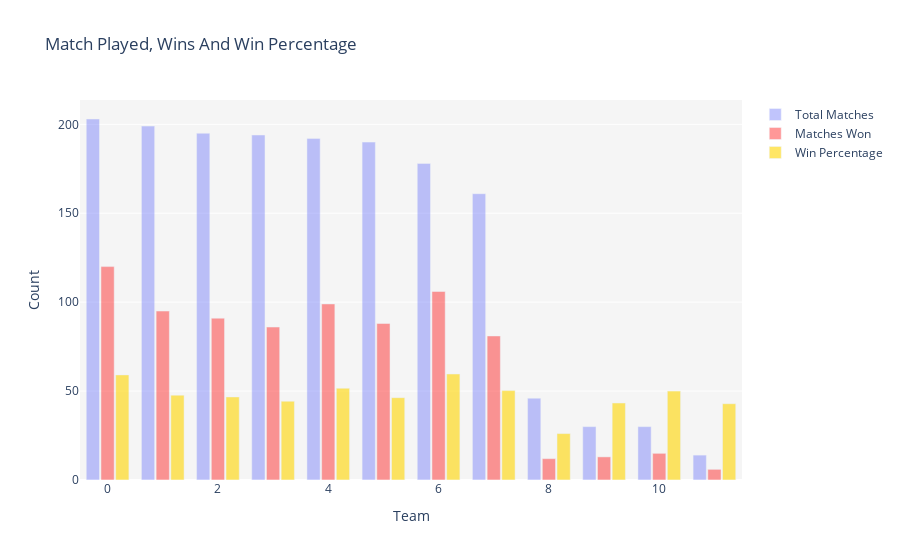

Here is the notebook cell this chart was saved with:
### Markdown cell above
## Representing No. of matches played, No. of wins, and Win % in graphical form

### Code cell
trace1 = go.Bar(x=matches_played.index,y=matches_played['Total Matches'],
                name='Total Matches',opacity=0.4)

trace2 = go.Bar(x=matches_played.index,y=matches_played['Wins'],
                name='Matches Won',marker=dict(color='red'),opacity=0.4)

trace3 = go.Bar(x=matches_played.index,
               y=(round(matches_played['Wins']/matches_played['Total Matches'],3)*100),
               name='Win Percentage',opacity=0.6,marker=dict(color='gold'))

data = [trace1, trace2, trace3]

layout = go.Layout(title='Match Played, Wins And Win Percentage',xaxis=dict(title='Team'),
                   yaxis=dict(title='Count'),bargap=0.2,bargroupgap=0.1, plot_bgcolor='rgb(245,245,245)')

fig = go.Figure(data=data, layout=layout)
iplot(fig)

### Figure 1 — Plotly figure (JSON) as saved in the notebook; plotly's stock layout.template omitted (floating-point values rounded to 4 significant figures)
{"data": [{"name": "Total Matches", "opacity": 0.4, "type": "bar", "x": [0, 1, 2, 3, 4, 5, 6, 7, 8, 9, 10, 11], "y": [203, 199, 195, 194, 192, 190, 178, 161, 46, 30, 30, 14]}, {"marker": {"color": "red"}, "name": "Matches Won", "opacity": 0.4, "type": "bar", "x": [0, 1, 2, 3, 4, 5, 6, 7, 8, 9, 10, 11], "y": [120, 95, 91, 86, 99, 88, 106, 81, 12, 13, 15, 6]}, {"marker": {"color": "gold"}, "name": "Win Percentage", "opacity": 0.6, "type": "bar", "x": [0, 1, 2, 3, 4, 5, 6, 7, 8, 9, 10, 11], "y": [59.1, 47.7, 46.7, 44.3, 51.6, 46.3, 59.6, 50.3, 26.1, 43.3, 50, 42.9]}], "layout": {"bargap": 0.2, "bargroupgap": 0.1, "plot_bgcolor": "rgb(245,245,245)", "title": {"text": "Match Played, Wins And Win Percentage"}, "xaxis": {"title": {"text": "Team"}}, "yaxis": {"title": {"text": "Count"}}}}
